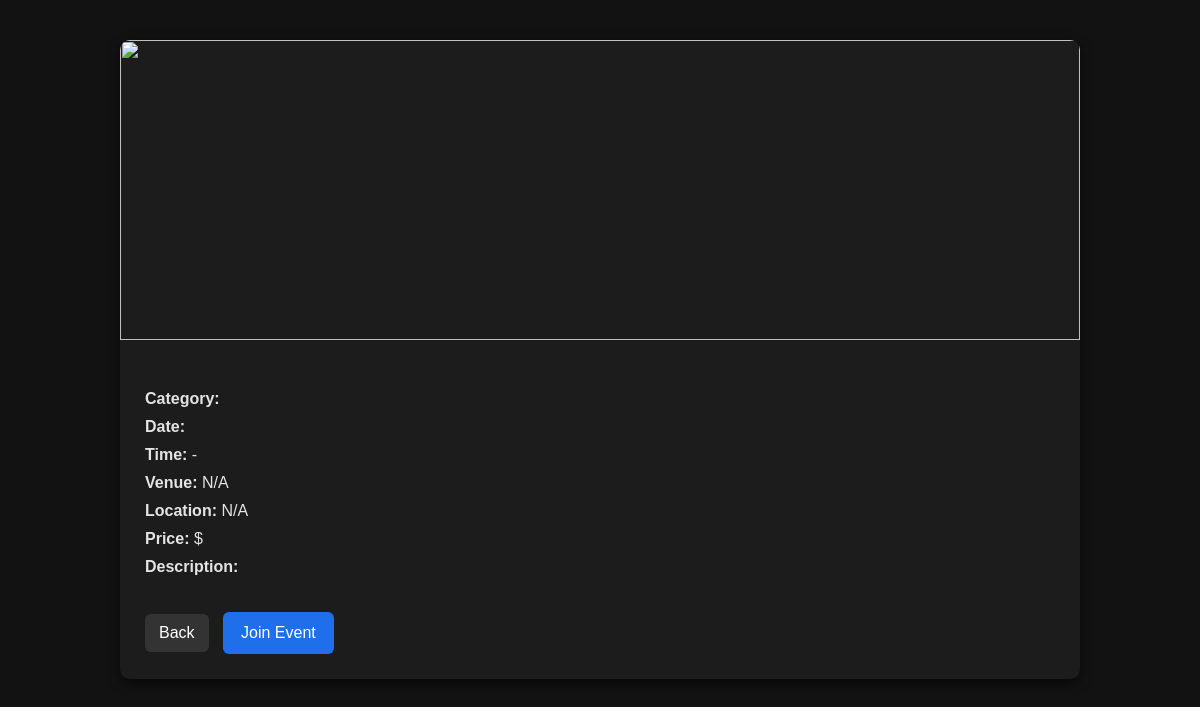
/events/view/8, run on an earlier commit of the app's database.
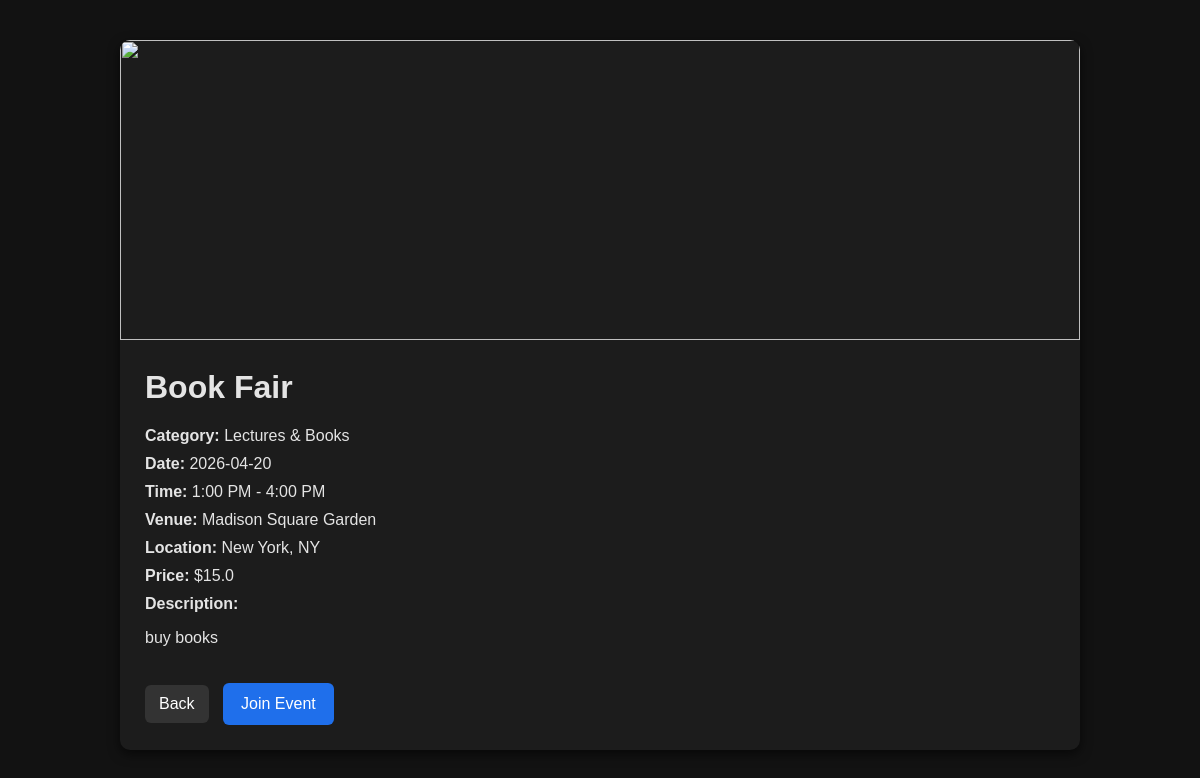
And on a later commit of the database.
### tables this page shows
CREATE TABLE Events (
    EventID INTEGER PRIMARY KEY AUTOINCREMENT,

    CategoryID INTEGER NOT NULL,

    Name TEXT NOT NULL,
    StartDate TEXT NOT NULL,
    EndDate TEXT NOT NULL,
    Description TEXT,
    ImageURL TEXT,

    FOREIGN KEY (CategoryID) REFERENCES Category(CategoryID)
);

CREATE TABLE Category (
    CategoryID INTEGER PRIMARY KEY AUTOINCREMENT,
    Name TEXT NOT NULL UNIQUE
);

CREATE TABLE TimeSlots (
    SlotID INTEGER PRIMARY KEY AUTOINCREMENT,
    TimeStart TEXT NOT NULL,
    TimeEnd TEXT NOT NULL
);

CREATE TABLE Venues (
    VenueID INTEGER PRIMARY KEY AUTOINCREMENT,
    VenueName TEXT NOT NULL,
    Location TEXT NOT NULL,
    Reviews REAL,
    SeatingCapacity INTEGER,

    OwnerID INTEGER, Latitude REAL, Longitude REAL,
    FOREIGN KEY (OwnerID) REFERENCES Users(UserID)
);

CREATE TABLE EventVariants (
    VariantID INTEGER PRIMARY KEY AUTOINCREMENT,

    EventID INTEGER NOT NULL,
    HostID INTEGER NOT NULL,
    VenueID INTEGER, -- NULL
    SlotID INTEGER NOT NULL,

    TicketPrice REAL,

    Publicity INTEGER DEFAULT 0, 
    -- 0 = Public, 1 = Private, 2 = Unlisted

    Approved INTEGER DEFAULT 0
        CHECK (Approved IN (0,1)),

    FOREIGN KEY (EventID) REFERENCES Events(EventID) ON DELETE CASCADE,
    FOREIGN KEY (HostID) REFERENCES Users(UserID) ON DELETE CASCADE,
    FOREIGN KEY (VenueID) REFERENCES Venues(VenueID) ON DELETE SET NULL,
    FOREIGN KEY (SlotID) REFERENCES TimeSlots(SlotID) ON DELETE CASCADE
);

### main.py (the view)
@app.get("/events/view/{variant_id}")
def event_view(request: Request, variant_id: int):
    conn = sqlite3.connect("app.db")
    conn.row_factory = sqlite3.Row
    cur = conn.cursor()
    cur.execute("""
        SELECT
            ev.VariantID,
            e.Name,
            e.Description,
            e.ImageURL,
            e.StartDate,
            c.Name AS Category,
            v.VenueName,
            v.Location,
            ev.TicketPrice,
            ts.TimeStart,
            ts.TimeEnd
        FROM EventVariants ev
        JOIN Events e ON ev.EventID = e.EventID
        LEFT JOIN Venues v ON ev.VenueID = v.VenueID
        JOIN Category c ON e.CategoryID = c.CategoryID
        JOIN TimeSlots ts ON ev.SlotID = ts.SlotID
        WHERE ev.VariantID = ?
    """, (variant_id,))
    event = cur.fetchone()
    return templates.TemplateResponse("EventView.html", {
        "request": request,
        "event": event
    })

### templates/EventView.html (shortened to what this page needs)
<!DOCTYPE html>
<html>
<head>
</head>
<body>
<div class="container">
<img src="{{event.ImageURL}}" class="event-image">
<div class="content">
<h1>{{event.Name}}</h1>
<div class="info"><b>Category:</b> {{event.Category}}</div>
<div class="info"><b>Date:</b> {{event.StartDate}}</div>
<div class="info"><b>Time:</b> {{event.TimeStart}} - {{event.TimeEnd}}</div>
<div class="info"><b>Venue:</b> {{event.VenueName or "N/A"}}</div>
<div class="info"><b>Location:</b> {{event.Location or "N/A"}}</div>
<div class="info"><b>Price:</b> ${{event.TicketPrice}}</div>
<div class="info"><b>Description:</b></div>
<p>{{event.Description}}</p>
<a href="/events" class="back-btn">Back</a>
<a href="/events/join/{{event.VariantID}}" class="book-btn">Join Event</a>
</div>
</div>
</body>
</html>

What changed in the data, as far as the page shows it:
added Events: Name "Book Fair", StartDate "2026-04-20", Description "buy books"
added Category: Category "Lectures & Books"
added TimeSlots: TimeStart "1:00 PM", TimeEnd "4:00 PM"
added Venues: VenueName "Madison Square Garden", Location "New York, NY"
added EventVariants: TicketPrice "15.0"
Also different on the page:
{{ event.VenueName or "N/A" }}: "N/A" → (not shown)
{{ event.Location or "N/A" }}: "N/A" → (not shown)
